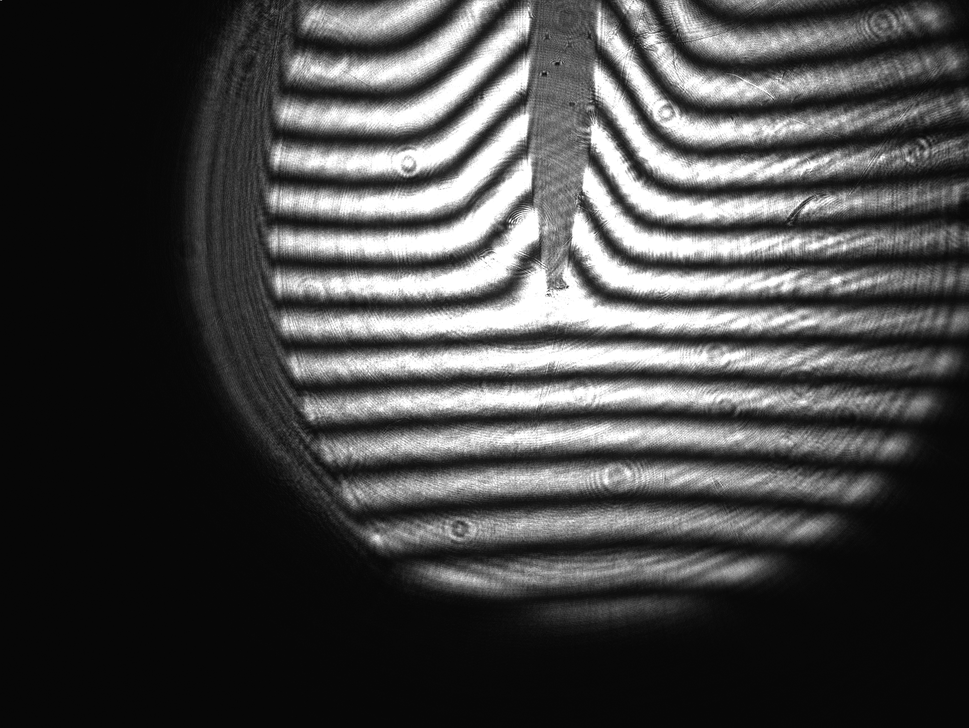
#> input picture Ótica Coerente/Dados/3a_sesh/ponta_quenta.png, 969 x 728 px, shrunk from 1928 x 1448 before the run, found by its file name
$ jupyter execute --allow-errors 'Ponta de Ferro.ipynb'
#> lines starting #> are read from the running program, lines starting #| are printed output that depends on the picture
[cell 1]
from PIL import Image
import numpy as np
import matplotlib.pyplot as plt
import matplotlib as mpl
from scipy.optimize import curve_fit
import PIL.ImageOps

[cell 2]
img_path = '/Users/thomasgaehtgens/Desktop/LFEA/Ótica Coerente/Dados/3a_sesh/ponta_quenta.png'

[cell 3]
img = Image.open(img_path)
#> img is the input picture: PIL image 969x728 L; min 0, max 255, mean 69.4
inv = PIL.ImageOps.invert(img)
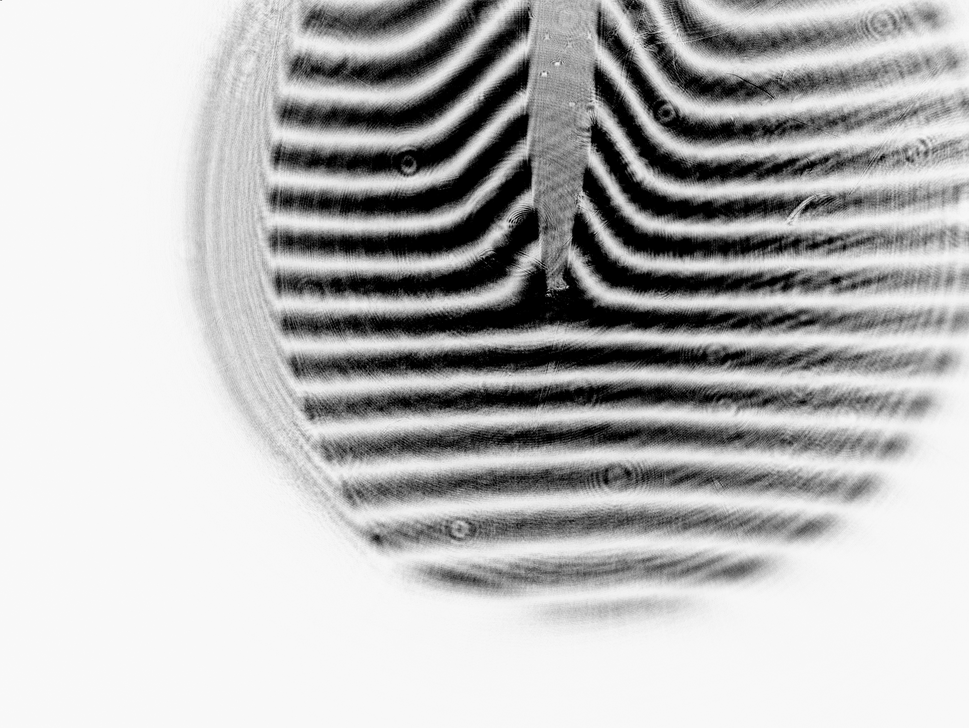
#> inv: PIL image 969x728 L; min 0, max 255, mean 185.6


$ run again, with Ótica Coerente/Dados/3a_sesh/ponta_fria.png copied over Ótica Coerente/Dados/3a_sesh/ponta_quenta.png
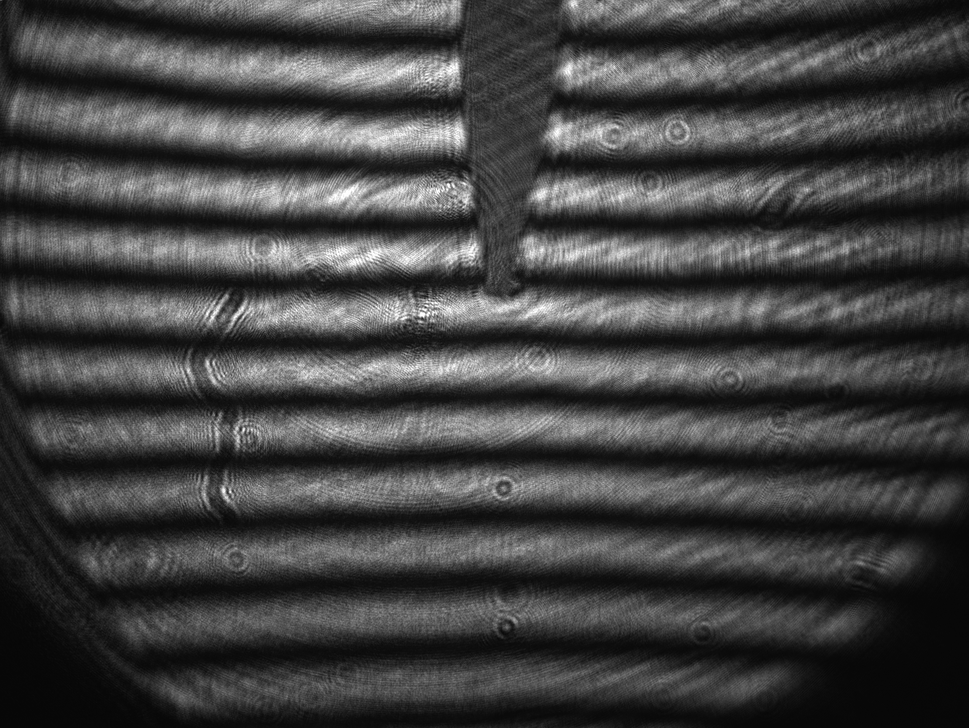
#> input picture Ótica Coerente/Dados/3a_sesh/ponta_fria.png, 969 x 728 px, shrunk from 1928 x 1448 before the run, found by its file name
#> img is the input picture: PIL image 969x728 L; min 6, max 255, mean 65.7
#> `inv = PIL.ImageOps.invert(img)`:
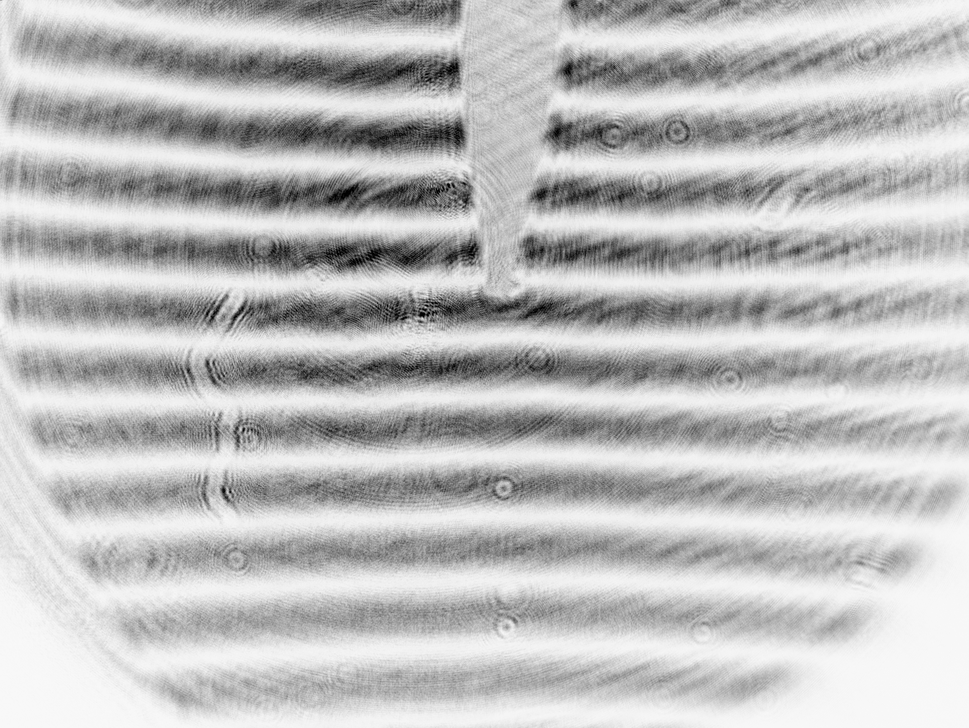
#> inv: PIL image 969x728 L; min 0, max 249, mean 189.3
